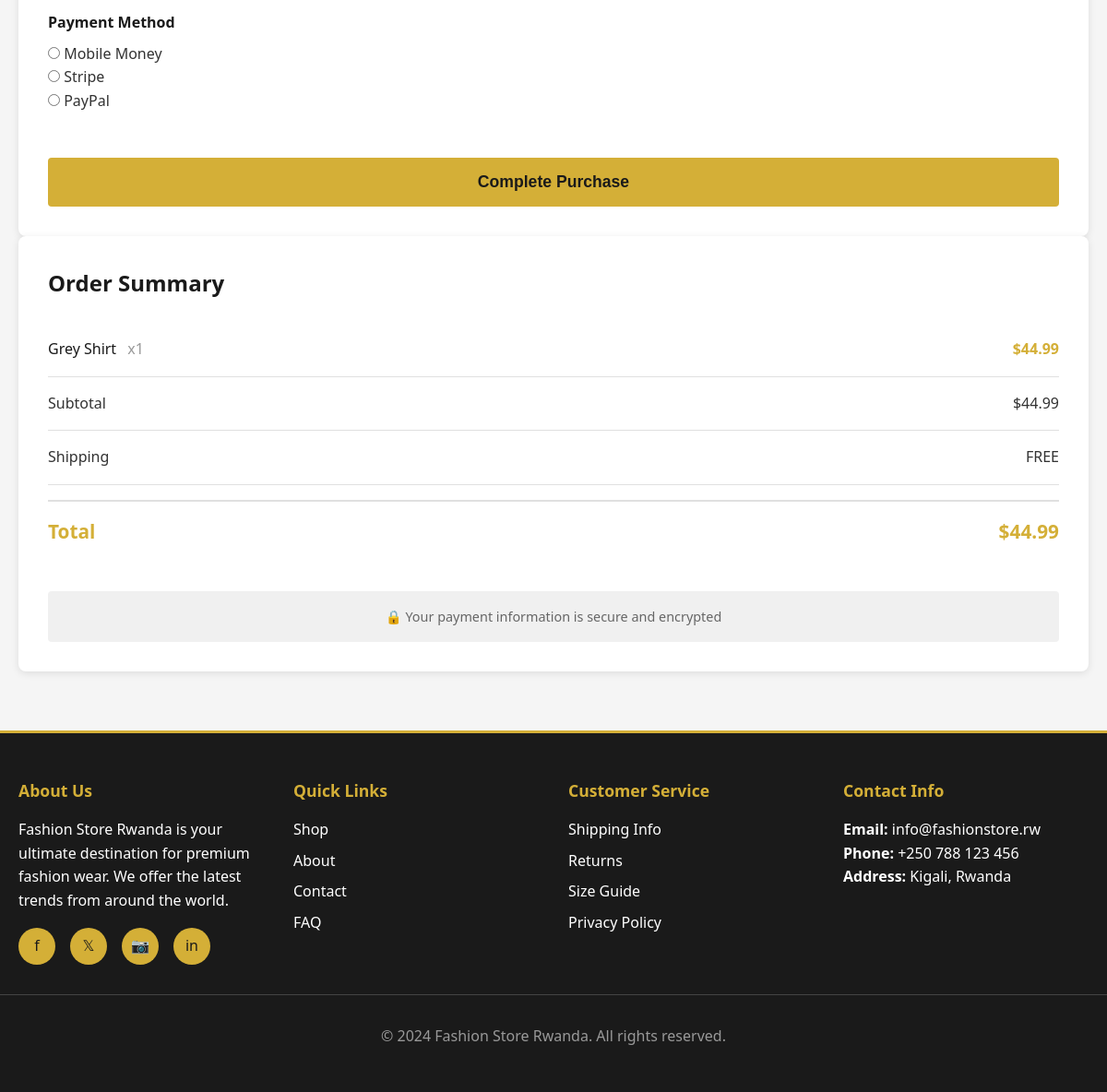
Before: /checkout/ (signed in, lower part) with the older database file.
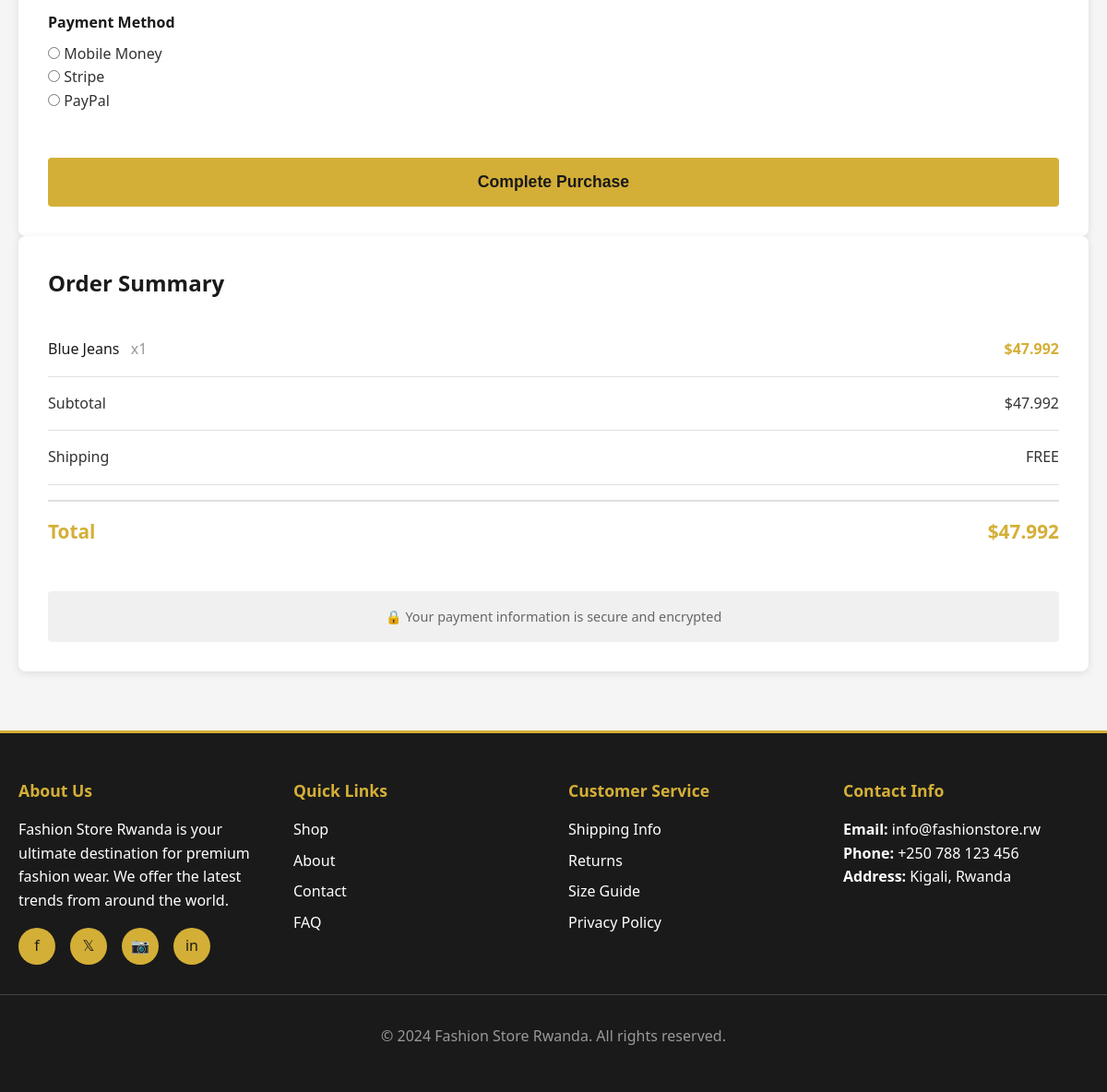
After: the same page with the newer database file.
### store/models.py (models this page shows, shortened)
class CartItem(models.Model):
    cart = models.ForeignKey(Cart, on_delete=models.CASCADE, related_name='items')
    product = models.ForeignKey(Product, on_delete=models.CASCADE)
    quantity = models.IntegerField(validators=[MinValueValidator(1)])
    class Meta:
        unique_together = ('cart', 'product')
    @property
    def subtotal(self):
        return self.product.discounted_price * self.quantity

class Product(models.Model):
    BADGE_CHOICES = [
        ('new', 'New Arrival'),
        ('bestseller', 'Best Seller'),
        ('sale', 'Sale'),
        ('none', 'None'),
    ]
    name = models.CharField(max_length=200)
    description = models.TextField()
    price = models.DecimalField(max_digits=10, decimal_places=2, validators=[MinValueValidator(0)])
    category = models.ForeignKey(Category, on_delete=models.CASCADE, related_name='products')
    image = models.ImageField(upload_to='products/')
    images = models.ManyToManyField('ProductImage', blank=True, related_name='products')
    stock = models.IntegerField(validators=[MinValueValidator(0)])
    badge = models.CharField(max_length=20, choices=BADGE_CHOICES, default='none')
    discount_percentage = models.IntegerField(default=0, validators=[MinValueValidator(0), MaxValueValidator(100)])
    created_at = models.DateTimeField(auto_now_add=True)
    updated_at = models.DateTimeField(auto_now=True)
    class Meta:
        ordering = ['-created_at']
    @property
    def discounted_price(self):
        from decimal import Decimal
        discount_factor = Decimal(1) - Decimal(self.discount_percentage) / Decimal(100)
        return self.price * discount_factor

class Cart(models.Model):
    user = models.OneToOneField(User, on_delete=models.CASCADE, related_name='cart')
    created_at = models.DateTimeField(auto_now_add=True)
    updated_at = models.DateTimeField(auto_now=True)
    @property
    def total_items(self):
        return self.items.aggregate(models.Sum('quantity'))['quantity__sum'] or 0
    @property
    def total_price(self):
        return sum(item.subtotal for item in self.items.all())

### store/views.py (the view, shortened to what this page needs)
# urls.py: path('checkout/', views.checkout, name='checkout'),
@login_required(login_url='login')
def checkout(request):
    try:
        cart = Cart.objects.get(user=request.user)
        if not cart.items.exists():
            messages.warning(request, 'Your cart is empty')
            return redirect('cart')
    except Cart.DoesNotExist:
        messages.warning(request, 'Your cart is empty')
        return redirect('cart')
    context = {'cart': cart}
    return render(request, 'store/checkout.html', context)

### store/templates/store/checkout.html (shortened to what this page needs)
{% extends 'store/base.html' %}
{% block content %}
<div class="container">
    <div class="checkout-page">
        <form method="post" class="checkout-form">
            <div class="form-section">
                <div class="form-group">
    <label><strong>Payment Method</strong></label>
    <div>
        <input type="radio"
               name="payment_method"
               value="Mobile Money"
               required>
        Mobile Money
    </div>
    <div>
        <input type="radio"
               name="payment_method"
               value="Stripe">
        Stripe
    </div>
    <div>
        <input type="radio"
               name="payment_method"
               value="PayPal">
        PayPal
    </div>
</div>
            </div>
            <button type="submit" class="submit-btn">Complete Purchase</button>
        </form>
        <div class="order-summary">
            <h2 class="summary-title">Order Summary</h2>
            {% for item in cart.items.all %}
            <div class="summary-item">
                <div>
                    <span class="item-name">{{ item.product.name }}</span>
                    <span class="item-quantity">x{{ item.quantity }}</span>
                </div>
                <span class="item-price">${{ item.subtotal }}</span>
            </div>
            {% endfor %}
            <div class="summary-item">
                <span>Subtotal</span>
                <span>${{ cart.total_price }}</span>
            </div>
            <div class="summary-item">
                <span>Shipping</span>
                <span>FREE</span>
            </div>
            <div class="summary-total">
                <span>Total</span>
                <span>${{ cart.total_price }}</span>
            </div>
            <div class="security-info">
                🔒 Your payment information is secure and encrypted
            </div>
        </div>
    </div>
</div>
{% endblock %}

Changed rows visible on the page:
removed CartItem: product.name "Grey Shirt", quantity "1", subtotal "44.99"
added CartItem: product.name "Blue Jeans", quantity "1", subtotal "47.992"
changed Cart: total_price "44.99" → "47.992"
